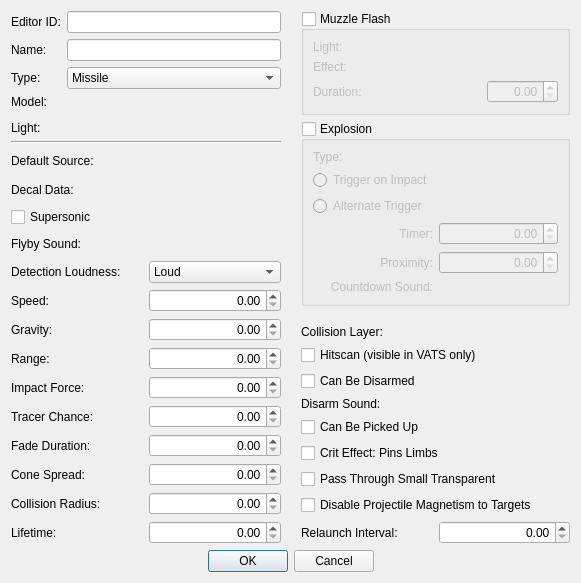
<?xml version="1.0" encoding="UTF-8"?>
<ui version="4.0">
 <class>FormDialogProjectile</class>
 <widget class="QDialog" name="FormDialogProjectile">
  <property name="geometry">
   <rect>
    <x>0</x>
    <y>0</y>
    <width>581</width>
    <height>583</height>
   </rect>
  </property>
  <property name="windowTitle">
   <string>Projectile</string>
  </property>
  <layout class="QGridLayout" name="gridLayout_7">
   <item row="0" column="2">
    <layout class="QVBoxLayout" name="rightCol">
     <item>
      <widget class="QGroupBox" name="muzzleFlash">
       <property name="whatsThis">
        <string>Control whether a visual effect is emitted from the tip of whatever weapon fires this projectile.</string>
       </property>
       <property name="title">
        <string>Muzzle Flash</string>
       </property>
       <property name="checkable">
        <bool>true</bool>
       </property>
       <property name="checked">
        <bool>false</bool>
       </property>
       <layout class="QGridLayout" name="gridLayout_4">
        <item row="2" column="0">
         <widget class="QLabel" name="label_24">
          <property name="text">
           <string>Duration:</string>
          </property>
          <property name="buddy">
           <cstring>muzzleFlashDuration</cstring>
          </property>
         </widget>
        </item>
        <item row="0" column="0">
         <widget class="QLabel" name="label_19">
          <property name="text">
           <string>Light:</string>
          </property>
          <property name="buddy">
           <cstring>muzzleFlashLight</cstring>
          </property>
         </widget>
        </item>
        <item row="0" column="1">
         <widget class="DKFormPicker" name="muzzleFlashLight"/>
        </item>
        <item row="1" column="0">
         <widget class="QLabel" name="label_25">
          <property name="text">
           <string>Effect:</string>
          </property>
          <property name="buddy">
           <cstring>muzzleFlashEffect</cstring>
          </property>
         </widget>
        </item>
        <item row="1" column="1">
         <widget class="DKFormNIFPicker" name="muzzleFlashEffect"/>
        </item>
        <item row="2" column="1">
         <layout class="QHBoxLayout" name="horizontalLayout">
          <item>
           <spacer name="horizontalSpacer">
            <property name="orientation">
             <enum>Qt::Horizontal</enum>
            </property>
            <property name="sizeHint" stdset="0">
             <size>
              <width>40</width>
              <height>20</height>
             </size>
            </property>
           </spacer>
          </item>
          <item>
           <widget class="QDoubleSpinBox" name="muzzleFlashDuration">
            <property name="alignment">
             <set>Qt::AlignRight|Qt::AlignTrailing|Qt::AlignVCenter</set>
            </property>
            <property name="maximum">
             <double>1000.000000000000000</double>
            </property>
           </widget>
          </item>
         </layout>
        </item>
       </layout>
      </widget>
     </item>
     <item>
      <widget class="QGroupBox" name="explosionSettings">
       <property name="title">
        <string>Explosion</string>
       </property>
       <property name="checkable">
        <bool>true</bool>
       </property>
       <property name="checked">
        <bool>false</bool>
       </property>
       <layout class="QGridLayout" name="gridLayout_5">
        <item row="0" column="1">
         <widget class="DKFormPicker" name="explosionForm"/>
        </item>
        <item row="1" column="0" colspan="2">
         <widget class="QRadioButton" name="explosionTriggerImpact">
          <property name="text">
           <string>Trigger on Impact</string>
          </property>
         </widget>
        </item>
        <item row="0" column="0">
         <widget class="QLabel" name="label_20">
          <property name="text">
           <string>Type:</string>
          </property>
          <property name="buddy">
           <cstring>explosionForm</cstring>
          </property>
         </widget>
        </item>
        <item row="2" column="0" colspan="2">
         <widget class="QRadioButton" name="explosionTriggerAlt">
          <property name="text">
           <string>Alternate Trigger</string>
          </property>
         </widget>
        </item>
        <item row="3" column="0" colspan="2">
         <layout class="QGridLayout" name="gridLayout_6">
          <item row="0" column="1">
           <widget class="QDoubleSpinBox" name="explosionTimer">
            <property name="alignment">
             <set>Qt::AlignRight|Qt::AlignTrailing|Qt::AlignVCenter</set>
            </property>
           </widget>
          </item>
          <item row="0" column="0">
           <widget class="QLabel" name="label_21">
            <property name="text">
             <string>Timer:</string>
            </property>
            <property name="alignment">
             <set>Qt::AlignRight|Qt::AlignTrailing|Qt::AlignVCenter</set>
            </property>
            <property name="buddy">
             <cstring>explosionTimer</cstring>
            </property>
           </widget>
          </item>
          <item row="1" column="0">
           <widget class="QLabel" name="label_22">
            <property name="text">
             <string>Proximity:</string>
            </property>
            <property name="alignment">
             <set>Qt::AlignRight|Qt::AlignTrailing|Qt::AlignVCenter</set>
            </property>
            <property name="buddy">
             <cstring>explosionProximity</cstring>
            </property>
           </widget>
          </item>
          <item row="1" column="1">
           <widget class="QDoubleSpinBox" name="explosionProximity">
            <property name="alignment">
             <set>Qt::AlignRight|Qt::AlignTrailing|Qt::AlignVCenter</set>
            </property>
           </widget>
          </item>
          <item row="2" column="0">
           <widget class="QLabel" name="label_23">
            <property name="text">
             <string>Countdown Sound:</string>
            </property>
            <property name="alignment">
             <set>Qt::AlignRight|Qt::AlignTrailing|Qt::AlignVCenter</set>
            </property>
            <property name="buddy">
             <cstring>explosionCountdownSound</cstring>
            </property>
           </widget>
          </item>
          <item row="2" column="1">
           <widget class="DKFormPicker" name="explosionCountdownSound"/>
          </item>
         </layout>
        </item>
       </layout>
      </widget>
     </item>
     <item>
      <spacer name="verticalSpacer">
       <property name="orientation">
        <enum>Qt::Vertical</enum>
       </property>
       <property name="sizeHint" stdset="0">
        <size>
         <width>0</width>
         <height>0</height>
        </size>
       </property>
      </spacer>
     </item>
     <item>
      <layout class="QGridLayout" name="gridLayout_8">
       <item row="0" column="1">
        <widget class="DKFormPicker" name="collisionLayer"/>
       </item>
       <item row="2" column="0" colspan="2">
        <widget class="QCheckBox" name="flagCanBeDisarmed">
         <property name="whatsThis">
          <string>If this is checked, then the projectile can be disarmed after it has been placed in the world. In Fallout, this was used for landmines, which were implemented as projectiles (yes, even once they were planted and armed).</string>
         </property>
         <property name="text">
          <string>Can Be Disarmed</string>
         </property>
        </widget>
       </item>
       <item row="3" column="0">
        <widget class="QLabel" name="label_27">
         <property name="text">
          <string>Disarm Sound:</string>
         </property>
         <property name="buddy">
          <cstring>disarmSound</cstring>
         </property>
        </widget>
       </item>
       <item row="3" column="1">
        <widget class="DKFormPicker" name="disarmSound">
         <property name="whatsThis">
          <string>Sound to be played when a projectile of this type is disarmed.</string>
         </property>
        </widget>
       </item>
       <item row="6" column="0" colspan="2">
        <widget class="QCheckBox" name="flagPassThroughSmallTransparent">
         <property name="whatsThis">
          <string>If checked, then this projectile can pass through the Small Transparent collision layer, no matter what collision layer the projectile itself is on. In Fallout, this would've been used for things like allowing the player to shoot through chain-link fences.</string>
         </property>
         <property name="text">
          <string>Pass Through Small Transparent</string>
         </property>
        </widget>
       </item>
       <item row="7" column="0" colspan="2">
        <widget class="QCheckBox" name="flagDisableCombatAimCorrection">
         <property name="text">
          <string>Disable Projectile Magnetism to Targets</string>
         </property>
        </widget>
       </item>
       <item row="4" column="0" colspan="2">
        <widget class="QCheckBox" name="flagCanBePickedUp">
         <property name="text">
          <string>Can Be Picked Up</string>
         </property>
        </widget>
       </item>
       <item row="0" column="0">
        <widget class="QLabel" name="label_26">
         <property name="text">
          <string>Collision Layer:</string>
         </property>
         <property name="buddy">
          <cstring>collisionLayer</cstring>
         </property>
        </widget>
       </item>
       <item row="1" column="0" colspan="2">
        <widget class="QCheckBox" name="flagHitscan">
         <property name="whatsThis">
          <string>If this is checked, then the projectile hits its targed instantly, without ever being visible on-screen.</string>
         </property>
         <property name="text">
          <string>Hitscan (visible in VATS only)</string>
         </property>
        </widget>
       </item>
       <item row="5" column="0" colspan="2">
        <widget class="QCheckBox" name="flagCritPinsLimbs">
         <property name="whatsThis">
          <string>If this is checked, and a projectile of this type severs a target's limb, the projectile can pin the severed limb to whatever surface it [the projectile] hits afterward.</string>
         </property>
         <property name="text">
          <string>Crit Effect: Pins Limbs</string>
         </property>
        </widget>
       </item>
       <item row="8" column="0" colspan="2">
        <layout class="QHBoxLayout" name="horizontalLayout_2">
         <item>
          <widget class="QLabel" name="label_28">
           <property name="text">
            <string>Relaunch Interval:</string>
           </property>
           <property name="buddy">
            <cstring>relaunchInterval</cstring>
           </property>
          </widget>
         </item>
         <item>
          <widget class="QDoubleSpinBox" name="relaunchInterval">
           <property name="alignment">
            <set>Qt::AlignRight|Qt::AlignTrailing|Qt::AlignVCenter</set>
           </property>
          </widget>
         </item>
        </layout>
       </item>
      </layout>
     </item>
    </layout>
   </item>
   <item row="1" column="0" colspan="3">
    <layout class="QHBoxLayout" name="buttonsLayout">
     <item>
      <spacer name="horizontalSpacer_2">
       <property name="orientation">
        <enum>Qt::Horizontal</enum>
       </property>
       <property name="sizeHint" stdset="0">
        <size>
         <width>40</width>
         <height>20</height>
        </size>
       </property>
      </spacer>
     </item>
     <item>
      <widget class="QPushButton" name="buttonOK">
       <property name="text">
        <string>OK</string>
       </property>
      </widget>
     </item>
     <item>
      <widget class="QPushButton" name="buttonCancel">
       <property name="text">
        <string>Cancel</string>
       </property>
      </widget>
     </item>
     <item>
      <spacer name="horizontalSpacer_3">
       <property name="orientation">
        <enum>Qt::Horizontal</enum>
       </property>
       <property name="sizeHint" stdset="0">
        <size>
         <width>40</width>
         <height>20</height>
        </size>
       </property>
      </spacer>
     </item>
    </layout>
   </item>
   <item row="0" column="0">
    <layout class="QVBoxLayout" name="leftCol">
     <item>
      <layout class="QGridLayout" name="gridLayout">
       <item row="1" column="0">
        <widget class="QLabel" name="label_2">
         <property name="text">
          <string>Name:</string>
         </property>
         <property name="buddy">
          <cstring>name</cstring>
         </property>
        </widget>
       </item>
       <item row="1" column="1">
        <widget class="QLineEdit" name="name"/>
       </item>
       <item row="0" column="1">
        <widget class="QLineEdit" name="editorID"/>
       </item>
       <item row="5" column="0">
        <widget class="QLabel" name="label_5">
         <property name="text">
          <string>Light:</string>
         </property>
         <property name="buddy">
          <cstring>light</cstring>
         </property>
        </widget>
       </item>
       <item row="3" column="0">
        <widget class="QLabel" name="label_4">
         <property name="text">
          <string>Model:</string>
         </property>
         <property name="buddy">
          <cstring>model</cstring>
         </property>
        </widget>
       </item>
       <item row="2" column="0">
        <widget class="QLabel" name="label_3">
         <property name="text">
          <string>Type:</string>
         </property>
         <property name="buddy">
          <cstring>type</cstring>
         </property>
        </widget>
       </item>
       <item row="3" column="1">
        <widget class="DKFormNIFPicker" name="model"/>
       </item>
       <item row="0" column="0">
        <widget class="QLabel" name="label">
         <property name="text">
          <string>Editor ID:</string>
         </property>
         <property name="buddy">
          <cstring>editorID</cstring>
         </property>
        </widget>
       </item>
       <item row="2" column="1">
        <widget class="QComboBox" name="type">
         <property name="whatsThis">
          <string>&lt;p&gt;The projectile's type; this determines a lot of its hardcoded behavior.&lt;/p&gt;
&lt;p&gt;&lt;b&gt;Missile&lt;/b&gt; projectiles are the most appropriate for anything that travels in a straight line.&lt;/p&gt;
&lt;p&gt;&lt;b&gt;Lobbers&lt;/b&gt; were originally designed for grenades and mines in Fallout 3, and are used for runes in Skyrim.&lt;/p&gt;
&lt;p&gt;&lt;b&gt;Beams&lt;/b&gt; are the most appropriate for lightning spells.&lt;/p&gt;
&lt;p&gt;&lt;b&gt;Flames&lt;/b&gt; are used for any spells that produce a spray of projectiles.&lt;/p&gt;
&lt;p&gt;&lt;b&gt;Cones&lt;/b&gt; are ideal for most Shouts.&lt;/p&gt;
&lt;p&gt;&lt;b&gt;Barriers&lt;/b&gt; aren't used in Skyrim.&lt;/p&gt;
&lt;p&gt;&lt;b&gt;Arrows&lt;/b&gt; should be used for arrows i.e. pointy sticks what get fired from bows and crossbows.&lt;/p&gt;</string>
         </property>
         <item>
          <property name="text">
           <string>Missile</string>
          </property>
         </item>
         <item>
          <property name="text">
           <string>Lobber</string>
          </property>
         </item>
         <item>
          <property name="text">
           <string>Beam</string>
          </property>
         </item>
         <item>
          <property name="text">
           <string>Flame</string>
          </property>
         </item>
         <item>
          <property name="text">
           <string>Cone</string>
          </property>
         </item>
         <item>
          <property name="text">
           <string>Barrier</string>
          </property>
         </item>
         <item>
          <property name="text">
           <string>Arrow</string>
          </property>
         </item>
        </widget>
       </item>
       <item row="5" column="1">
        <widget class="DKFormPicker" name="light"/>
       </item>
       <item row="4" column="0" colspan="2">
        <widget class="DKFormDestructionDataButton" name="destructionData"/>
       </item>
      </layout>
     </item>
     <item>
      <widget class="Line" name="line">
       <property name="orientation">
        <enum>Qt::Horizontal</enum>
       </property>
      </widget>
     </item>
     <item>
      <layout class="QGridLayout" name="gridLayout_2">
       <item row="1" column="0">
        <widget class="QLabel" name="label_7">
         <property name="text">
          <string>Decal Data:</string>
         </property>
         <property name="buddy">
          <cstring>decalData</cstring>
         </property>
        </widget>
       </item>
       <item row="0" column="0">
        <widget class="QLabel" name="label_6">
         <property name="text">
          <string>Default Source:</string>
         </property>
         <property name="buddy">
          <cstring>defaultWeaponSource</cstring>
         </property>
        </widget>
       </item>
       <item row="0" column="1">
        <widget class="DKFormPicker" name="defaultWeaponSource"/>
       </item>
       <item row="3" column="0">
        <widget class="QLabel" name="label_8">
         <property name="text">
          <string>Flyby Sound:</string>
         </property>
         <property name="buddy">
          <cstring>flybySound</cstring>
         </property>
        </widget>
       </item>
       <item row="1" column="1">
        <widget class="DKFormPicker" name="decalData"/>
       </item>
       <item row="2" column="0" colspan="2">
        <widget class="QCheckBox" name="flagSupersonic">
         <property name="whatsThis">
          <string>If this is checked, then the flyby sound emanates only from the point on the projectile's path that is closest to the listener, like a bullet. If this is unchecked, then the sound emanates from the projectile itself, as it moves along its path.</string>
         </property>
         <property name="text">
          <string>Supersonic</string>
         </property>
        </widget>
       </item>
       <item row="3" column="1">
        <widget class="DKFormPicker" name="flybySound">
         <property name="whatsThis">
          <string>The sound that is emitted in a loop as the projectile flies by the listener.</string>
         </property>
        </widget>
       </item>
      </layout>
     </item>
     <item>
      <layout class="QGridLayout" name="gridLayout_3">
       <item row="1" column="1">
        <widget class="QDoubleSpinBox" name="speed">
         <property name="alignment">
          <set>Qt::AlignRight|Qt::AlignTrailing|Qt::AlignVCenter</set>
         </property>
        </widget>
       </item>
       <item row="7" column="0">
        <widget class="QLabel" name="label_16">
         <property name="text">
          <string>Cone Spread:</string>
         </property>
         <property name="buddy">
          <cstring>coneSpread</cstring>
         </property>
        </widget>
       </item>
       <item row="6" column="0">
        <widget class="QLabel" name="label_15">
         <property name="text">
          <string>Fade Duration:</string>
         </property>
         <property name="buddy">
          <cstring>fadeDuration</cstring>
         </property>
        </widget>
       </item>
       <item row="0" column="1">
        <widget class="QComboBox" name="detectionLoudness">
         <item>
          <property name="text">
           <string>Loud</string>
          </property>
         </item>
         <item>
          <property name="text">
           <string>Normal</string>
          </property>
         </item>
         <item>
          <property name="text">
           <string>Silent</string>
          </property>
         </item>
        </widget>
       </item>
       <item row="3" column="0">
        <widget class="QLabel" name="label_12">
         <property name="text">
          <string>Range:</string>
         </property>
         <property name="buddy">
          <cstring>range</cstring>
         </property>
        </widget>
       </item>
       <item row="8" column="0">
        <widget class="QLabel" name="label_17">
         <property name="text">
          <string>Collision Radius:</string>
         </property>
         <property name="buddy">
          <cstring>collisionRadius</cstring>
         </property>
        </widget>
       </item>
       <item row="2" column="0">
        <widget class="QLabel" name="label_11">
         <property name="text">
          <string>Gravity:</string>
         </property>
         <property name="buddy">
          <cstring>gravity</cstring>
         </property>
        </widget>
       </item>
       <item row="1" column="0">
        <widget class="QLabel" name="label_9">
         <property name="text">
          <string>Speed:</string>
         </property>
         <property name="buddy">
          <cstring>speed</cstring>
         </property>
        </widget>
       </item>
       <item row="0" column="0">
        <widget class="QLabel" name="label_10">
         <property name="text">
          <string>Detection Loudness:</string>
         </property>
         <property name="buddy">
          <cstring>detectionLoudness</cstring>
         </property>
        </widget>
       </item>
       <item row="4" column="0">
        <widget class="QLabel" name="label_13">
         <property name="text">
          <string>Impact Force:</string>
         </property>
         <property name="buddy">
          <cstring>impactForce</cstring>
         </property>
        </widget>
       </item>
       <item row="5" column="0">
        <widget class="QLabel" name="label_14">
         <property name="text">
          <string>Tracer Chance:</string>
         </property>
         <property name="buddy">
          <cstring>tracerChance</cstring>
         </property>
        </widget>
       </item>
       <item row="9" column="0">
        <widget class="QLabel" name="label_18">
         <property name="text">
          <string>Lifetime:</string>
         </property>
         <property name="buddy">
          <cstring>lifetime</cstring>
         </property>
        </widget>
       </item>
       <item row="2" column="1">
        <widget class="QDoubleSpinBox" name="gravity">
         <property name="alignment">
          <set>Qt::AlignRight|Qt::AlignTrailing|Qt::AlignVCenter</set>
         </property>
        </widget>
       </item>
       <item row="3" column="1">
        <widget class="QDoubleSpinBox" name="range">
         <property name="whatsThis">
          <string>The maximum distance the projectile will fire.</string>
         </property>
         <property name="alignment">
          <set>Qt::AlignRight|Qt::AlignTrailing|Qt::AlignVCenter</set>
         </property>
        </widget>
       </item>
       <item row="4" column="1">
        <widget class="QDoubleSpinBox" name="impactForce">
         <property name="alignment">
          <set>Qt::AlignRight|Qt::AlignTrailing|Qt::AlignVCenter</set>
         </property>
        </widget>
       </item>
       <item row="5" column="1">
        <widget class="QDoubleSpinBox" name="tracerChance">
         <property name="whatsThis">
          <string>The probability that a projectile object will be drawn to the screen. This was implemented for the sake of bullets in Fallout 3, and it's recommended to set it to zero for typical projectiles in Skyrim.</string>
         </property>
         <property name="alignment">
          <set>Qt::AlignRight|Qt::AlignTrailing|Qt::AlignVCenter</set>
         </property>
        </widget>
       </item>
       <item row="6" column="1">
        <widget class="QDoubleSpinBox" name="fadeDuration">
         <property name="alignment">
          <set>Qt::AlignRight|Qt::AlignTrailing|Qt::AlignVCenter</set>
         </property>
        </widget>
       </item>
       <item row="7" column="1">
        <widget class="QDoubleSpinBox" name="coneSpread">
         <property name="alignment">
          <set>Qt::AlignRight|Qt::AlignTrailing|Qt::AlignVCenter</set>
         </property>
        </widget>
       </item>
       <item row="8" column="1">
        <widget class="QDoubleSpinBox" name="collisionRadius">
         <property name="alignment">
          <set>Qt::AlignRight|Qt::AlignTrailing|Qt::AlignVCenter</set>
         </property>
        </widget>
       </item>
       <item row="9" column="1">
        <widget class="QDoubleSpinBox" name="lifetime">
         <property name="whatsThis">
          <string>How long the projectile remains alive. The value &quot;zero&quot; means &quot;unlimited.&quot; Note that other forces can still cause the projectile to despawn sooner, e.g. missiles exploding on impact.</string>
         </property>
         <property name="alignment">
          <set>Qt::AlignRight|Qt::AlignTrailing|Qt::AlignVCenter</set>
         </property>
        </widget>
       </item>
      </layout>
     </item>
    </layout>
   </item>
   <item row="0" column="1">
    <spacer name="horizontalSpacer_4">
     <property name="orientation">
      <enum>Qt::Horizontal</enum>
     </property>
     <property name="sizeType">
      <enum>QSizePolicy::Fixed</enum>
     </property>
     <property name="sizeHint" stdset="0">
      <size>
       <width>8</width>
       <height>20</height>
      </size>
     </property>
    </spacer>
   </item>
  </layout>
 </widget>
 <customwidgets>
  <customwidget>
   <class>DKFormPicker</class>
   <extends>QWidget</extends>
   <header>widgets/DKFormPicker.h</header>
  </customwidget>
  <customwidget>
   <class>DKFormDestructionDataButton</class>
   <extends>QWidget</extends>
   <header>widgets/DKFormDestructionDataButton.h</header>
  </customwidget>
  <customwidget>
   <class>DKFormNIFPicker</class>
   <extends>QWidget</extends>
   <header>widgets/DKFormNIFPicker.h</header>
  </customwidget>
 </customwidgets>
 <tabstops>
  <tabstop>editorID</tabstop>
  <tabstop>name</tabstop>
  <tabstop>type</tabstop>
  <tabstop>model</tabstop>
  <tabstop>destructionData</tabstop>
  <tabstop>light</tabstop>
  <tabstop>defaultWeaponSource</tabstop>
  <tabstop>decalData</tabstop>
  <tabstop>flagSupersonic</tabstop>
  <tabstop>flybySound</tabstop>
  <tabstop>detectionLoudness</tabstop>
  <tabstop>speed</tabstop>
  <tabstop>gravity</tabstop>
  <tabstop>range</tabstop>
  <tabstop>impactForce</tabstop>
  <tabstop>tracerChance</tabstop>
  <tabstop>fadeDuration</tabstop>
  <tabstop>coneSpread</tabstop>
  <tabstop>collisionRadius</tabstop>
  <tabstop>lifetime</tabstop>
  <tabstop>muzzleFlash</tabstop>
  <tabstop>muzzleFlashLight</tabstop>
  <tabstop>muzzleFlashEffect</tabstop>
  <tabstop>muzzleFlashDuration</tabstop>
  <tabstop>explosionSettings</tabstop>
  <tabstop>explosionForm</tabstop>
  <tabstop>explosionTriggerImpact</tabstop>
  <tabstop>explosionTriggerAlt</tabstop>
  <tabstop>explosionTimer</tabstop>
  <tabstop>explosionProximity</tabstop>
  <tabstop>explosionCountdownSound</tabstop>
  <tabstop>collisionLayer</tabstop>
  <tabstop>flagHitscan</tabstop>
  <tabstop>flagCanBeDisarmed</tabstop>
  <tabstop>disarmSound</tabstop>
  <tabstop>flagCanBePickedUp</tabstop>
  <tabstop>flagCritPinsLimbs</tabstop>
  <tabstop>flagPassThroughSmallTransparent</tabstop>
  <tabstop>flagDisableCombatAimCorrection</tabstop>
  <tabstop>relaunchInterval</tabstop>
  <tabstop>buttonOK</tabstop>
  <tabstop>buttonCancel</tabstop>
 </tabstops>
 <resources/>
 <connections/>
</ui>
